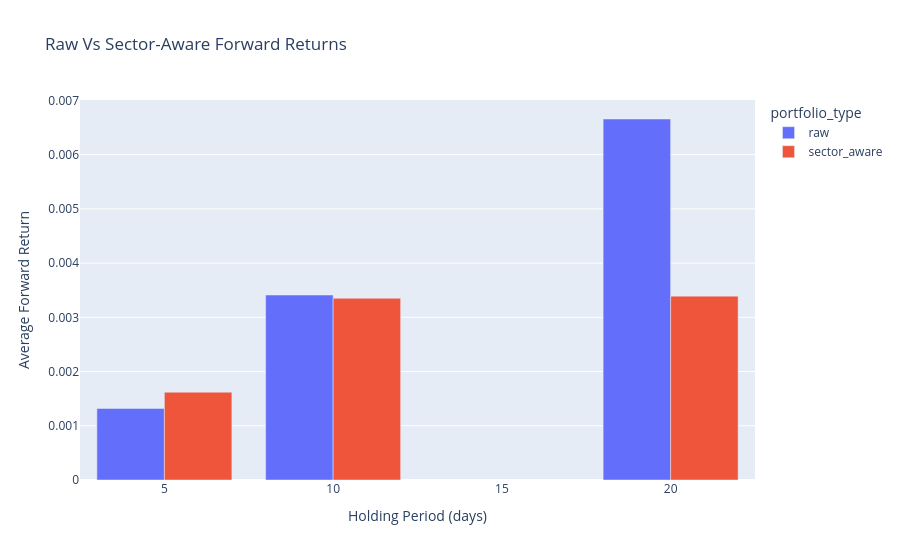
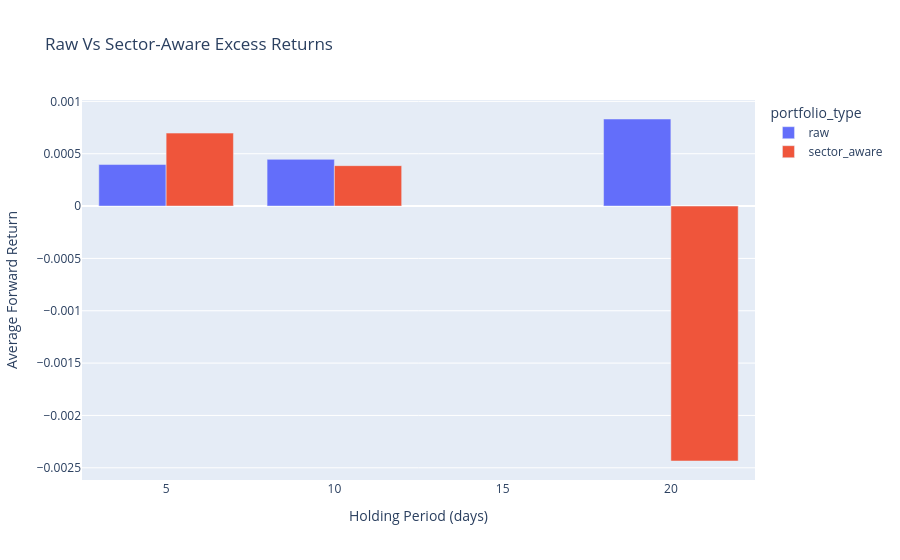
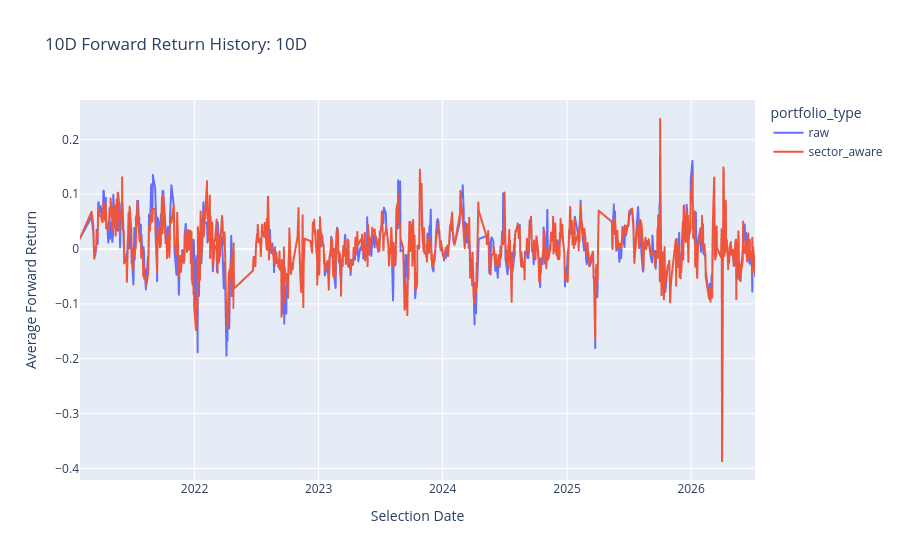

Notebook cell for these charts, in order:
### Code cell
# Cell: Backtest Screener Quality
backtest_cfg = screen_config["backtest"]
backtest_results = compare_screen_backtests(
    screen_df,
    top_n=backtest_cfg["top_n"],
    holding_periods=backtest_cfg["holding_periods"],
    only_watchlist=backtest_cfg["only_watchlist"],
    max_names_per_sector=sector_cfg["max_names_per_sector"],
    sector_col=sector_cfg["column"],
    unknown_sector=sector_cfg["unknown_label"],
    benchmark_symbol=backtest_cfg.get("benchmark_symbol", "VNINDEX"),
    benchmark_path=backtest_cfg.get("benchmark_path"),
)

display(backtest_results["summary"])
display(backtest_horizon_chart(backtest_results["summary"], title="Raw Vs Sector-Aware Forward Returns"))
display(backtest_horizon_chart(backtest_results["summary"], value_col="avg_excess_return", title="Raw Vs Sector-Aware Excess Returns"))
display(backtest_path_chart(backtest_results["by_date"], holding_period=10, title="10D Forward Return History"))

### Figure 1 — Plotly figure (JSON) as saved in the notebook; plotly's stock layout.template omitted (floating-point values rounded to 4 significant figures)
{"data": [{"alignmentgroup": "True", "hovertemplate": "portfolio_type=raw<br>Holding Period (days)=%{x}<br>Average Forward Return=%{y}<extra></extra>", "legendgroup": "raw", "marker": {"color": "#636efa", "pattern": {"shape": ""}}, "name": "raw", "offsetgroup": "raw", "orientation": "v", "showlegend": true, "textposition": "auto", "type": "bar", "x": [5, 10, 20], "xaxis": "x", "y": [0.001319, 0.003411, 0.006658], "yaxis": "y"}, {"alignmentgroup": "True", "hovertemplate": "portfolio_type=sector_aware<br>Holding Period (days)=%{x}<br>Average Forward Return=%{y}<extra></extra>", "legendgroup": "sector_aware", "marker": {"color": "#EF553B", "pattern": {"shape": ""}}, "name": "sector_aware", "offsetgroup": "sector_aware", "orientation": "v", "showlegend": true, "textposition": "auto", "type": "bar", "x": [5, 10, 20], "xaxis": "x", "y": [0.001619, 0.003351, 0.003391], "yaxis": "y"}], "layout": {"barmode": "group", "legend": {"title": {"text": "portfolio_type"}, "tracegroupgap": 0}, "title": {"text": "Raw Vs Sector-Aware Forward Returns"}, "xaxis": {"anchor": "y", "domain": [0, 1], "title": {"text": "Holding Period (days)"}}, "yaxis": {"anchor": "x", "domain": [0, 1], "title": {"text": "Average Forward Return"}}}}

### Figure 2 — Plotly figure (JSON) as saved in the notebook; plotly's stock layout.template omitted (floating-point values rounded to 4 significant figures)
{"data": [{"alignmentgroup": "True", "hovertemplate": "portfolio_type=raw<br>Holding Period (days)=%{x}<br>Average Forward Return=%{y}<extra></extra>", "legendgroup": "raw", "marker": {"color": "#636efa", "pattern": {"shape": ""}}, "name": "raw", "offsetgroup": "raw", "orientation": "v", "showlegend": true, "textposition": "auto", "type": "bar", "x": [5, 10, 20], "xaxis": "x", "y": [0.0003966, 0.000446, 0.0008316], "yaxis": "y"}, {"alignmentgroup": "True", "hovertemplate": "portfolio_type=sector_aware<br>Holding Period (days)=%{x}<br>Average Forward Return=%{y}<extra></extra>", "legendgroup": "sector_aware", "marker": {"color": "#EF553B", "pattern": {"shape": ""}}, "name": "sector_aware", "offsetgroup": "sector_aware", "orientation": "v", "showlegend": true, "textposition": "auto", "type": "bar", "x": [5, 10, 20], "xaxis": "x", "y": [0.0006969, 0.000386, -0.002435], "yaxis": "y"}], "layout": {"barmode": "group", "legend": {"title": {"text": "portfolio_type"}, "tracegroupgap": 0}, "title": {"text": "Raw Vs Sector-Aware Excess Returns"}, "xaxis": {"anchor": "y", "domain": [0, 1], "title": {"text": "Holding Period (days)"}}, "yaxis": {"anchor": "x", "domain": [0, 1], "title": {"text": "Average Forward Return"}}}}

### Figure 3 — Plotly figure (JSON) as saved in the notebook; plotly's stock layout.template omitted (floating-point values rounded to 4 significant figures; data arrays with more than 128 entries replaced by an {"elided": "..."} marker saying what was removed)
{"data": [{"hovertemplate": "portfolio_type=raw<br>Selection Date=%{x}<br>Average Forward Return=%{y}<extra></extra>", "legendgroup": "raw", "line": {"color": "#636efa", "dash": "solid"}, "marker": {"symbol": "circle"}, "mode": "lines", "name": "raw", "showlegend": true, "type": "scattergl", "x": {"elided": "1015 str values"}, "xaxis": "x", "y": {"elided": "1015 float values"}, "yaxis": "y"}, {"hovertemplate": "portfolio_type=sector_aware<br>Selection Date=%{x}<br>Average Forward Return=%{y}<extra></extra>", "legendgroup": "sector_aware", "line": {"color": "#EF553B", "dash": "solid"}, "marker": {"symbol": "circle"}, "mode": "lines", "name": "sector_aware", "showlegend": true, "type": "scattergl", "x": {"elided": "1015 str values"}, "xaxis": "x", "y": {"elided": "1015 float values"}, "yaxis": "y"}], "layout": {"legend": {"title": {"text": "portfolio_type"}, "tracegroupgap": 0}, "title": {"text": "10D Forward Return History: 10D"}, "xaxis": {"anchor": "y", "domain": [0, 1], "title": {"text": "Selection Date"}}, "yaxis": {"anchor": "x", "domain": [0, 1], "title": {"text": "Average Forward Return"}}}}
